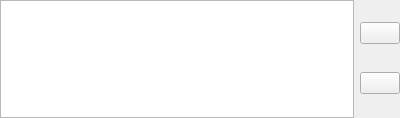
<?xml version="1.0" encoding="UTF-8"?>
<ui version="4.0">
 <class>RatingsWidget</class>
 <widget class="QWidget" name="RatingsWidget">
  <property name="geometry">
   <rect>
    <x>0</x>
    <y>0</y>
    <width>400</width>
    <height>118</height>
   </rect>
  </property>
  <property name="windowTitle">
   <string>Form</string>
  </property>
  <layout class="QHBoxLayout" name="horizontalLayout">
   <property name="spacing">
    <number>6</number>
   </property>
   <property name="leftMargin">
    <number>0</number>
   </property>
   <property name="topMargin">
    <number>0</number>
   </property>
   <property name="rightMargin">
    <number>0</number>
   </property>
   <property name="bottomMargin">
    <number>0</number>
   </property>
   <item>
    <widget class="QTableView" name="ratings">
     <property name="minimumSize">
      <size>
       <width>0</width>
       <height>100</height>
      </size>
     </property>
     <property name="horizontalScrollBarPolicy">
      <enum>Qt::ScrollBarAlwaysOff</enum>
     </property>
     <property name="sizeAdjustPolicy">
      <enum>QAbstractScrollArea::AdjustToContents</enum>
     </property>
     <property name="editTriggers">
      <set>QAbstractItemView::DoubleClicked|QAbstractItemView::EditKeyPressed</set>
     </property>
     <property name="dragEnabled">
      <bool>true</bool>
     </property>
     <property name="selectionMode">
      <enum>QAbstractItemView::SingleSelection</enum>
     </property>
     <property name="selectionBehavior">
      <enum>QAbstractItemView::SelectRows</enum>
     </property>
     <property name="showGrid">
      <bool>false</bool>
     </property>
     <property name="wordWrap">
      <bool>false</bool>
     </property>
     <property name="cornerButtonEnabled">
      <bool>false</bool>
     </property>
     <attribute name="horizontalHeaderStretchLastSection">
      <bool>true</bool>
     </attribute>
     <attribute name="verticalHeaderVisible">
      <bool>false</bool>
     </attribute>
    </widget>
   </item>
   <item>
    <layout class="QVBoxLayout" name="verticalLayout_8">
     <item>
      <widget class="QPushButton" name="btnAddRating">
       <property name="toolTip">
        <string>Add rating</string>
       </property>
       <property name="text">
        <string notr="true"/>
       </property>
       <property name="icon">
        <iconset>
         <normaloff>:/img/plus_white.png</normaloff>:/img/plus_white.png</iconset>
       </property>
      </widget>
     </item>
     <item>
      <widget class="QPushButton" name="btnRemoveRating">
       <property name="toolTip">
        <string>Remove selected rating</string>
       </property>
       <property name="text">
        <string notr="true"/>
       </property>
       <property name="icon">
        <iconset>
         <normaloff>:/img/minus_white.png</normaloff>:/img/minus_white.png</iconset>
       </property>
      </widget>
     </item>
    </layout>
   </item>
  </layout>
 </widget>
 <resources/>
 <connections/>
</ui>
